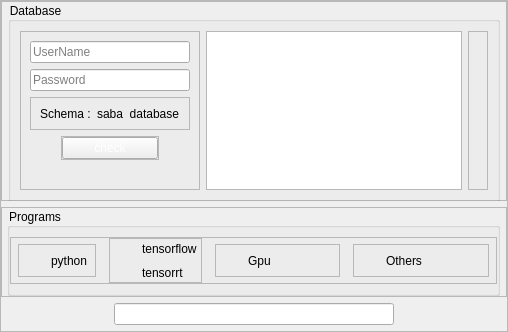
     <widget class="QFrame" name="frame">
      <property name="frameShape">
       <enum>QFrame::StyledPanel</enum>
      </property>
      <property name="frameShadow">
       <enum>QFrame::Raised</enum>
      </property>
      <layout class="QVBoxLayout" name="verticalLayout_2">
       <property name="leftMargin">
        <number>0</number>
       </property>
       <property name="topMargin">
        <number>0</number>
       </property>
       <property name="rightMargin">
        <number>0</number>
       </property>
       <property name="bottomMargin">
        <number>0</number>
       </property>
       <item>
        <widget class="QFrame" name="frame_3">
         <property name="maximumSize">
          <size>
           <width>16777215</width>
           <height>200</height>
          </size>
         </property>
         <property name="frameShape">
          <enum>QFrame::StyledPanel</enum>
         </property>
         <property name="frameShadow">
          <enum>QFrame::Raised</enum>
         </property>
         <layout class="QHBoxLayout" name="horizontalLayout_4">
          <property name="leftMargin">
           <number>6</number>
          </property>
          <property name="topMargin">
           <number>0</number>
          </property>
          <property name="rightMargin">
           <number>6</number>
          </property>
          <property name="bottomMargin">
           <number>0</number>
          </property>
          <item>
           <widget class="QGroupBox" name="groupBox">
            <property name="minimumSize">
             <size>
              <width>0</width>
              <height>200</height>
             </size>
            </property>
            <property name="styleSheet">
             <string notr="true">color:black;</string>
            </property>
            <property name="title">
             <string>Database</string>
            </property>
            <layout class="QHBoxLayout" name="horizontalLayout_6">
             <item>
              <widget class="QFrame" name="frame_4">
               <property name="maximumSize">
                <size>
                 <width>200</width>
                 <height>16777215</height>
                </size>
               </property>
               <property name="frameShape">
                <enum>QFrame::StyledPanel</enum>
               </property>
               <property name="frameShadow">
                <enum>QFrame::Raised</enum>
               </property>
               <layout class="QVBoxLayout" name="verticalLayout_3">
                <item>
                 <widget class="QLineEdit" name="line_username">
                  <property name="text">
                   <string/>
                  </property>
                  <property name="placeholderText">
                   <string>UserName</string>
                  </property>
                 </widget>
                </item>
                <item>
                 <widget class="QLineEdit" name="line_password">
                  <property name="echoMode">
                   <enum>QLineEdit::Password</enum>
                  </property>
                  <property name="placeholderText">
                   <string>Password</string>
                  </property>
                 </widget>
                </item>
                <item>
                 <widget class="QFrame" name="frame_6">
                  <property name="maximumSize">
                   <size>
                    <width>16777215</width>
                    <height>35</height>
                   </size>
                  </property>
                  <property name="frameShape">
                   <enum>QFrame::StyledPanel</enum>
                  </property>
                  <property name="frameShadow">
                   <enum>QFrame::Raised</enum>
                  </property>
                  <layout class="QHBoxLayout" name="horizontalLayout_5">
                   <item>
                    <widget class="QLabel" name="label">
                     <property name="text">
                      <string>Schema :</string>
                     </property>
                    </widget>
                   </item>
                   <item>
                    <widget class="QLabel" name="label_2">
                     <property name="text">
                      <string>saba_database</string>
                     </property>
                    </widget>
                   </item>
                  </layout>
                 </widget>
                </item>
                <item alignment="Qt::AlignHCenter">
                 <widget class="QFrame" name="frame_7">
                  <property name="frameShape">
                   <enum>QFrame::StyledPanel</enum>
                  </property>
                  <property name="frameShadow">
                   <enum>QFrame::Raised</enum>
                  </property>
                  <layout class="QVBoxLayout" name="verticalLayout_4">
                   <property name="leftMargin">
                    <number>0</number>
                   </property>
                   <property name="topMargin">
                    <number>0</number>
                   </property>
                   <property name="rightMargin">
                    <number>0</number>
                   </property>
                   <property name="bottomMargin">
                    <number>0</number>
                   </property>
                   <item>
                    <widget class="QPushButton" name="check_btn">
                     <property name="minimumSize">
                      <size>
                       <width>96</width>
                       <height>0</height>
                      </size>
                     </property>
                     <property name="maximumSize">
                      <size>
                       <width>178</width>
                       <height>16777215</height>
                      </size>
                     </property>
                     <property name="styleSheet">
                      <string notr="true">color:white</string>
                     </property>
                     <property name="text">
                      <string>check</string>
                     </property>
                    </widget>
                   </item>
                  </layout>
                 </widget>
                </item>
                <item alignment="Qt::AlignHCenter">
                 <widget class="QLabel" name="show_eror_sql">
                  <property name="maximumSize">
                   <size>
                    <width>16777215</width>
                    <height>20</height>
                   </size>
                  </property>
                  <property name="text">
                   <string/>
                  </property>
                 </widget>
                </item>
               </layout>
              </widget>
             </item>
             <item>
              <widget class="QTextEdit" name="textEdit_sql"/>
             </item>
             <item>
              <widget class="QFrame" name="frame_5">
               <property name="frameShape">
                <enum>QFrame::StyledPanel</enum>
               </property>
               <property name="frameShadow">
                <enum>QFrame::Raised</enum>
               </property>
               <layout class="QVBoxLayout" name="verticalLayout_5"/>
              </widget>
             </item>
            </layout>
           </widget>
          </item>
         </layout>
        </widget>
       </item>
       <item>
        <widget class="QFrame" name="frame_2">
         <property name="maximumSize">
          <size>
           <width>16777215</width>
           <height>100</height>
          </size>
         </property>
         <property name="frameShape">
          <enum>QFrame::StyledPanel</enum>
         </property>
         <property name="frameShadow">
          <enum>QFrame::Raised</enum>
         </property>
         <layout class="QVBoxLayout" name="verticalLayout_6">
          <property name="leftMargin">
           <number>5</number>
          </property>
          <property name="topMargin">
           <number>0</number>
          </property>
          <property name="rightMargin">
           <number>6</number>
          </property>
          <property name="bottomMargin">
           <number>0</number>
          </property>
          <item>
           <widget class="QGroupBox" name="groupBox_2">
            <property name="maximumSize">
             <size>
              <width>16777215</width>
              <height>110</height>
             </size>
            </property>
            <property name="styleSheet">
             <string notr="true">color:black;</string>
            </property>
            <property name="title">
             <string>Programs</string>
            </property>
            <layout class="QVBoxLayout" name="verticalLayout_7">
             <property name="leftMargin">
              <number>0</number>
             </property>
             <property name="rightMargin">
              <number>0</number>
             </property>
             <item>
              <widget class="QFrame" name="frame_9">
               <property name="maximumSize">
                <size>
                 <width>16777215</width>
                 <height>65</height>
                </size>
               </property>
               <property name="frameShape">
                <enum>QFrame::StyledPanel</enum>
               </property>
               <property name="frameShadow">
                <enum>QFrame::Raised</enum>
               </property>
               <layout class="QHBoxLayout" name="horizontalLayout_8">
                <property name="leftMargin">
                 <number>0</number>
                </property>
                <property name="topMargin">
                 <number>0</number>
                </property>
                <property name="rightMargin">
                 <number>0</number>
                </property>
                <property name="bottomMargin">
                 <number>0</number>
                </property>
                <item>
                 <widget class="QFrame" name="frame_11">
                  <property name="maximumSize">
                   <size>
                    <width>78</width>
                    <height>33</height>
                   </size>
                  </property>
                  <property name="frameShape">
                   <enum>QFrame::StyledPanel</enum>
                  </property>
                  <property name="frameShadow">
                   <enum>QFrame::Raised</enum>
                  </property>
                  <layout class="QHBoxLayout" name="horizontalLayout_7">
                   <property name="leftMargin">
                    <number>0</number>
                   </property>
                   <property name="topMargin">
                    <number>0</number>
                   </property>
                   <property name="rightMargin">
                    <number>0</number>
                   </property>
                   <property name="bottomMargin">
                    <number>0</number>
                   </property>
                   <item>
                    <widget class="QLabel" name="label_3">
                     <property name="maximumSize">
                      <size>
                       <width>26</width>
                       <height>20</height>
                      </size>
                     </property>
                     <property name="text">
                      <string/>
                     </property>
                     <property name="pixmap">
                      <pixmap>images/success.png</pixmap>
                     </property>
                     <property name="scaledContents">
                      <bool>true</bool>
                     </property>
                    </widget>
                   </item>
                   <item>
                    <widget class="QLabel" name="label_4">
                     <property name="text">
                      <string>python</string>
                     </property>
                    </widget>
                   </item>
                  </layout>
                 </widget>
                </item>
                <item>
                 <widget class="QFrame" name="frame_12">
                  <property name="minimumSize">
                   <size>
                    <width>0</width>
                    <height>45</height>
                   </size>
                  </property>
                  <property name="maximumSize">
                   <size>
                    <width>93</width>
                    <height>44</height>
                   </size>
                  </property>
                  <property name="frameShape">
                   <enum>QFrame::StyledPanel</enum>
                  </property>
                  <property name="frameShadow">
                   <enum>QFrame::Raised</enum>
                  </property>
                  <layout class="QHBoxLayout" name="horizontalLayout_9">
                   <property name="leftMargin">
                    <number>0</number>
                   </property>
                   <property name="topMargin">
                    <number>0</number>
                   </property>
                   <property name="rightMargin">
                    <number>0</number>
                   </property>
                   <property name="bottomMargin">
                    <number>0</number>
                   </property>
                   <item>
                    <widget class="QLabel" name="label_5">
                     <property name="maximumSize">
                      <size>
                       <width>26</width>
                       <height>20</height>
                      </size>
                     </property>
                     <property name="text">
                      <string/>
                     </property>
                     <property name="pixmap">
                      <pixmap>images/loading.png</pixmap>
                     </property>
                     <property name="scaledContents">
                      <bool>true</bool>
                     </property>
                    </widget>
                   </item>
                   <item>
                    <layout class="QVBoxLayout" name="verticalLayout_9">
                     <item>
                      <widget class="QLabel" name="label_12">
                       <property name="text">
                        <string>tensorflow</string>
                       </property>
                      </widget>
                     </item>
                     <item>
                      <widget class="QLabel" name="label_13">
                       <property name="text">
                        <string>tensorrt</string>
                       </property>
                      </widget>
                     </item>
                    </layout>
                   </item>
                  </layout>
                 </widget>
                </item>
                <item>
                 <widget class="QFrame" name="frame_13">
                  <property name="minimumSize">
                   <size>
                    <width>125</width>
                    <height>0</height>
                   </size>
                  </property>
                  <property name="maximumSize">
                   <size>
                    <width>93</width>
                    <height>33</height>
                   </size>
                  </property>
                  <property name="frameShape">
                   <enum>QFrame::StyledPanel</enum>
                  </property>
                  <property name="frameShadow">
                   <enum>QFrame::Raised</enum>
                  </property>
                  <layout class="QHBoxLayout" name="horizontalLayout_10">
                   <property name="leftMargin">
                    <number>0</number>
                   </property>
                   <property name="topMargin">
                    <number>0</number>
                   </property>
                   <property name="rightMargin">
                    <number>0</number>
                   </property>
                   <property name="bottomMargin">
                    <number>0</number>
                   </property>
                   <item>
                    <widget class="QLabel" name="label_7">
                     <property name="maximumSize">
                      <size>
                       <width>26</width>
                       <height>20</height>
                      </size>
                     </property>
                     <property name="text">
                      <string/>
                     </property>
                     <property name="pixmap">
                      <pixmap>images/loading.png</pixmap>
                     </property>
                     <property name="scaledContents">
                      <bool>true</bool>
                     </property>
                    </widget>
                   </item>
                   <item>
                    <widget class="QLabel" name="label_8">
                     <property name="text">
                      <string>Gpu</string>
                     </property>
                    </widget>
                   </item>
                  </layout>
                 </widget>
                </item>
                <item>
                 <widget class="QFrame" name="frame_14">
                  <property name="maximumSize">
                   <size>
                    <width>136</width>
                    <height>33</height>
                   </size>
                  </property>
                  <property name="frameShape">
                   <enum>QFrame::StyledPanel</enum>
                  </property>
                  <property name="frameShadow">
                   <enum>QFrame::Raised</enum>
                  </property>
                  <layout class="QHBoxLayout" name="horizontalLayout_11">
                   <property name="leftMargin">
                    <number>0</number>
                   </property>
                   <property name="topMargin">
                    <number>0</number>
                   </property>
                   <property name="rightMargin">
                    <number>0</number>
                   </property>
                   <property name="bottomMargin">
                    <number>0</number>
                   </property>
                   <item>
                    <widget class="QLabel" name="label_9">
                     <property name="maximumSize">
                      <size>
                       <width>26</width>
                       <height>20</height>
                      </size>
                     </property>
                     <property name="text">
                      <string/>
                     </property>
                     <property name="pixmap">
                      <pixmap>images/loading.png</pixmap>
                     </property>
                     <property name="scaledContents">
                      <bool>true</bool>
                     </property>
                    </widget>
                   </item>
                   <item>
                    <widget class="QLabel" name="label_10">
                     <property name="text">
                      <string>Others</string>
                     </property>
                    </widget>
                   </item>
                  </layout>
                 </widget>
                </item>
               </layout>
              </widget>
             </item>
            </layout>
           </widget>
          </item>
         </layout>
        </widget>
       </item>
       <item alignment="Qt::AlignHCenter">
        <widget class="QLineEdit" name="lineEdit_3">
         <property name="minimumSize">
          <size>
           <width>280</width>
           <height>0</height>
          </size>
         </property>
         <property name="maximumSize">
          <size>
           <width>276</width>
           <height>16777215</height>
          </size>
         </property>
        </widget>
       </item>
       <item>
        <widget class="QFrame" name="frame_8">
         <property name="frameShape">
          <enum>QFrame::StyledPanel</enum>
         </property>
         <property name="frameShadow">
          <enum>QFrame::Raised</enum>
         </property>
         <widget class="QPushButton" name="run_btn">
          <property name="geometry">
           <rect>
            <x>200</x>
            <y>20</y>
            <width>141</width>
            <height>23</height>
           </rect>
          </property>
          <property name="text">
           <string>Run Train App  (10)</string>
          </property>
         </widget>
        </widget>
       </item>
      </layout>
     </widget>
